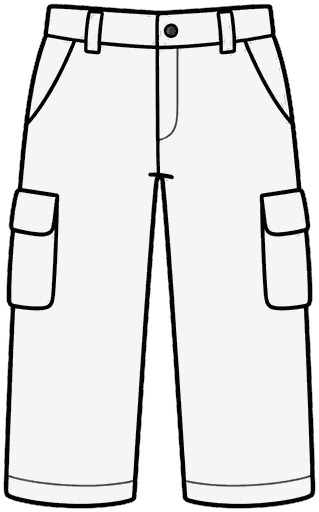
#> input picture frontend/assets/character/outfit/bottom4_0.png, 319 x 512 px; its folder holds 4 pictures in this run
$ python fill-neck-holes.py ../assets/character/outfit/bottom4_0.png
#> lines starting #> are read from the running program, lines starting #| are printed output that depends on the picture; after the words box and inside, x2 and y2 are one past the last pixel; in counts of white or black regions, pixels touching at a corner belong together
"""Fill the punched neck opening back in on every garment.

Earlier waves cut an elliptical hole through each top's collar so the body
showed through it — a fake neck, from back when the body art had none. The
rebuilt body has a real neck, so those holes now read as a white disc floating
on the chest.

WHICH HOLES GET FILLED
Only ENCLOSED ones: transparent regions completely surrounded by garment. A
real collar opening reaches the garment's top edge and is therefore not
enclosed, so it survives — that is the opening the neck genuinely pokes out
of. This test is what makes the pass safe to run over every outfit asset
regardless of which wave cut it.

The fill is nearest-neighbour inpainting from the hole's rim, so it picks up
whatever that garment's collar colour is with no per-item tuning.

Run from frontend/:  python scripts/fill-neck-holes.py [--dry]
"""
import os
import sys

import numpy as np
from PIL import Image
from scipy import ndimage

FE = os.path.dirname(os.path.dirname(os.path.abspath(__file__)))
OUTFIT = os.path.join(FE, "assets", "character", "outfit")
MIN_HOLE = 60          # px; below this it's an artefact of the line art, not a cut


def fill(path):
    im = Image.open(path).convert("RGBA")
#> im is the input picture: PIL image 319x512 RGBA; mean R, G, B, A 186.1, 186.1, 186.8, 211
    a = np.asarray(im).copy()
    solid = a[..., 3] > 60
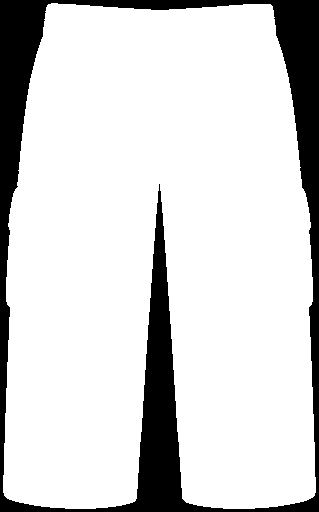
#> solid: shape (512, 319) bool; 83.5% white; 1 black region, box (x1, y1, x2, y2) and area: (0, 0, 319, 512) 26904
    holes = ndimage.binary_fill_holes(solid) & ~solid
#> holes: shape (512, 319) bool; every value is 0
    lab, n = ndimage.label(holes)
#> lab: shape (512, 319) int32; every value is 0
#> n = 0
    if n == 0:
        return 0

    target = np.zeros(holes.shape, bool)
    for i in range(1, n + 1):
        comp = lab == i
        if comp.sum() >= MIN_HOLE:
            target |= comp
    if not target.any():
        return 0

    # nearest opaque pixel supplies the colour
    idx = ndimage.distance_transform_edt(~solid, return_distances=False,
                                         return_indices=True)
    for c in range(3):
        ch = a[..., c]
        a[..., c] = np.where(target, ch[tuple(idx)], ch)
    a[..., 3] = np.where(target, 255, a[..., 3])
    Image.fromarray(a, "RGBA").save(path, optimize=True)
    return int(target.sum())


def main():
    dry = "--dry" in sys.argv
    files = sorted(f for f in os.listdir(OUTFIT) if f.endswith(".png"))
    hit = 0
    for f in files:
        p = os.path.join(OUTFIT, f)
        if dry:
            im = np.asarray(Image.open(p).convert("RGBA"))
            solid = im[..., 3] > 60
            holes = ndimage.binary_fill_holes(solid) & ~solid
            lab, n = ndimage.label(holes)
            px = sum(int((lab == i).sum()) for i in range(1, n + 1)
                     if (lab == i).sum() >= MIN_HOLE)
        else:
            px = fill(p)
        if px:
            hit += 1
            print(f"  {f:18s} filled {px}px")
#> pass 2 of the loop in main, `for f in files:`:
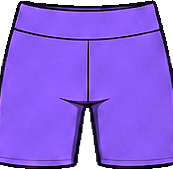
#> input picture frontend/assets/character/outfit/bottom7_8.png, 173 x 169 px
#> in fill, im is the input picture: PIL image 173x169 RGBA; mean R, G, B, A 137.9, 98, 225.8, 231.7
#> in fill (call 2), `solid = a[..., 3] > 60`:
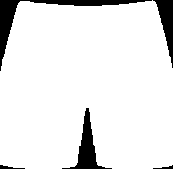
#> solid: shape (169, 173) bool; 91% white; 5 black regions, box (x1, y1, x2, y2) and area: (0, 0, 152, 71) 1179, (62, 108, 112, 169) 773, (153, 0, 173, 68) 588, (0, 165, 25, 169) 49, (153, 165, 173, 169) 36
#> holes: shape (169, 173) bool; every value is 0
#> lab: shape (169, 173) int32; every value is 0
#> pass 3 of the loop in main, `for f in files:`:
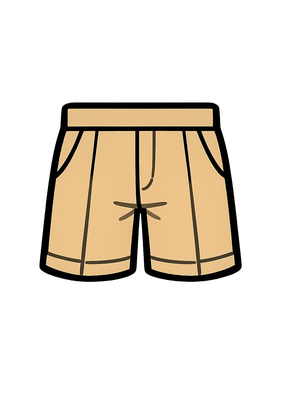
#> input picture frontend/assets/character/outfit/ofB324.png, 281 x 420 px
#> in fill, im is the input picture: PIL image 281x420 RGBA; mean R, G, B, A 47.5, 39.6, 28.2, 68.6
#> in fill (call 3), `solid = a[..., 3] > 60`:
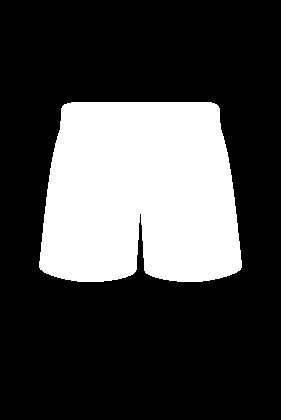
#> solid: shape (420, 281) bool; 27.2% white; 1 white region, box (x1, y1, x2, y2) and area: (39, 102, 242, 282) 32094
#> holes: shape (420, 281) bool; every value is 0
#> lab: shape (420, 281) int32; every value is 0
#> the loop made 4 passes; the first 3 are shown
    print(f"\n{hit} of {len(files)} garments had an enclosed neck hole"
          + (" (dry run)" if dry else ""))


if __name__ == "__main__":
    main()
